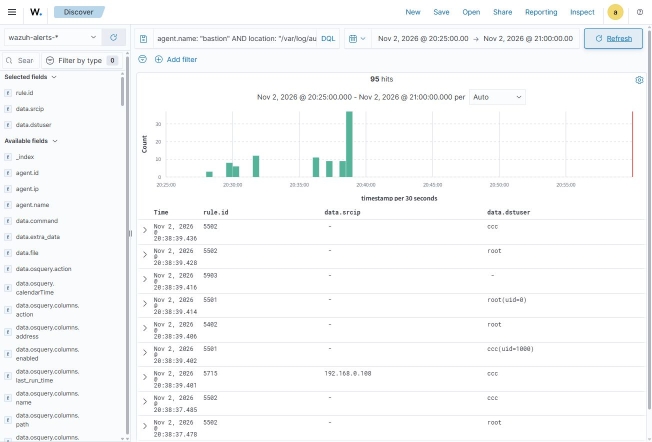
#> input picture editorial/evidence/chapter08/2026-11-02/Q08-01-query.png, 1304 x 884 px (shown at 1/2 size)
$ python screens_chapter08_rev01.py
#> lines starting #> are read from the running program, lines starting #| are printed output that depends on the picture
"""REV01 8장 화면 자르기. 2026-11-02 실제 Discover 화면(editorial/evidence/chapter08/2026-11-02)에서 영역만 잘라 낸다."""
import hashlib,json
from pathlib import Path
from PIL import Image
ROOT=Path(__file__).resolve().parents[1]
SRC=ROOT/'editorial/evidence/chapter08/2026-11-02'
OUT=ROOT/'assets/screens/chapter08'
CROPS={'rev01-histogram':('Q08-01-query.png',(275,140,1295,405)),
       'rev01-pivot':('Q08-05-query.png',(275,140,1295,880))}
prov=[]
for name,(src,box) in CROPS.items():
    p=SRC/src;Image.open(p).crop(box).save(OUT/(name+'.png'))
#> after `p = SRC / src`:
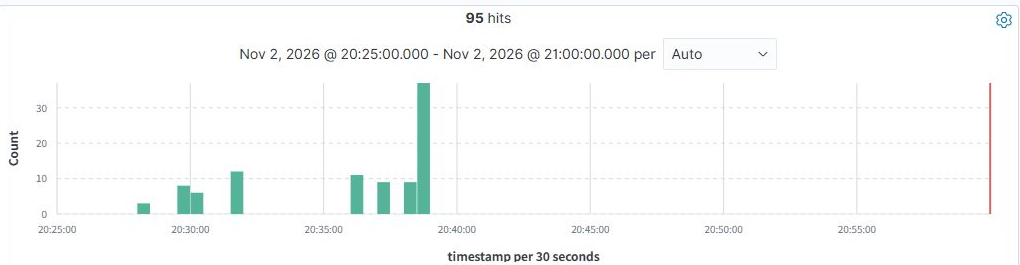
#> saved as rev01-histogram.png: PIL image 1020x265 RGB; mean R, G, B 249.2, 250.7, 250.5
    prov.append({'asset':f'assets/screens/chapter08/{name}.png','original':str(p.relative_to(ROOT)),
                 'original_sha256':hashlib.sha256(p.read_bytes()).hexdigest(),'crop_xyxy':list(box)})
#> pass 2 of the loop `for name,(src,box) in CROPS.items():`:
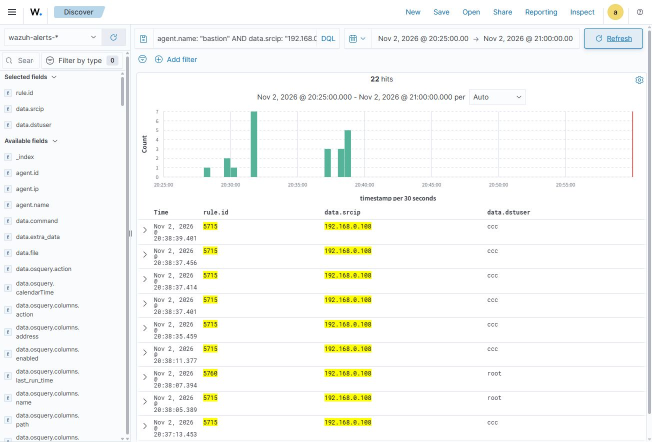
#> input picture editorial/evidence/chapter08/2026-11-02/Q08-05-query.png, 1304 x 884 px (shown at 1/2 size)
#> `p = SRC / src`:
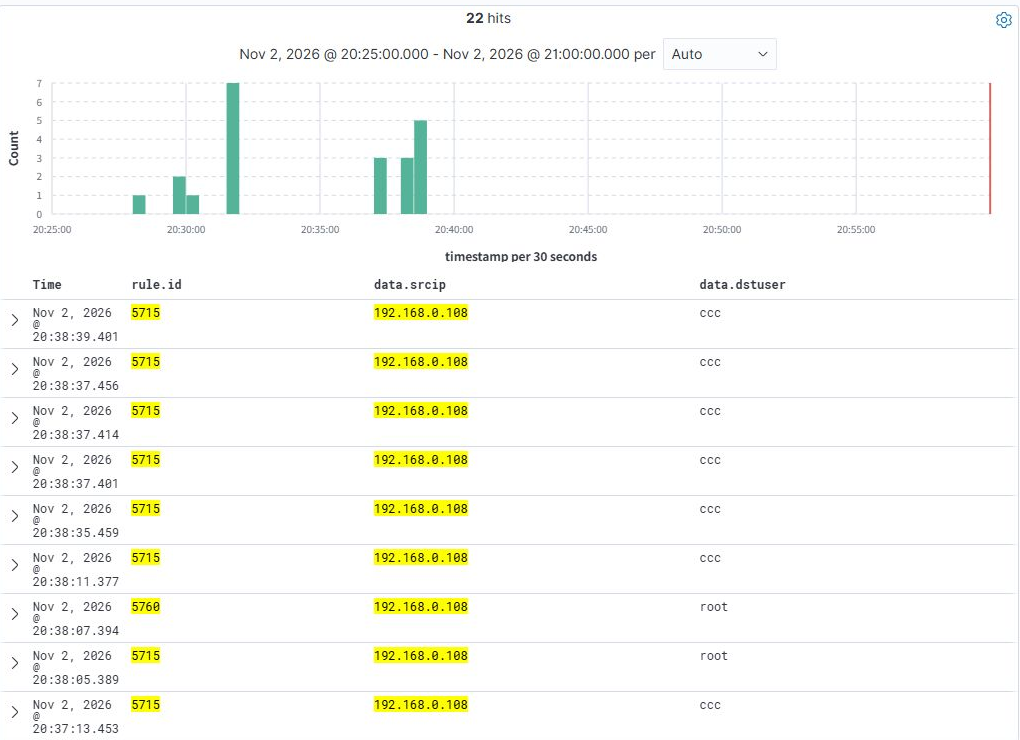
#> saved as rev01-pivot.png: PIL image 1020x740 RGB; mean R, G, B 249.8, 250.5, 245.7
(OUT/'rev01-provenance.json').write_text(json.dumps(prov,ensure_ascii=False,indent=1)+'\n')
print(len(prov),'crops')
